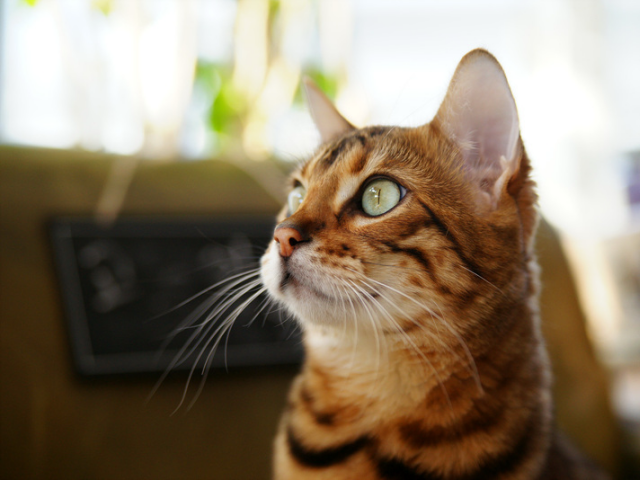
#> input picture start to book/images/cat.bmp, 640 x 480 px, found by its file name
$ python canny.py
#> lines starting #> are read from the running program, lines starting #| are printed output that depends on the picture; after the words box and inside, x2 and y2 are one past the last pixel; in counts of white or black regions, pixels touching at a corner belong together
import cv2

# 엣지 검출을 최적화 문제 관점으로 접근
# 가우시안 필터링, 그레디언트 계산, 비최대 억제, 엣지 트레킹

def cannyEdge():
    src = cv2.imread("images/cat.bmp", cv2.IMREAD_GRAYSCALE)
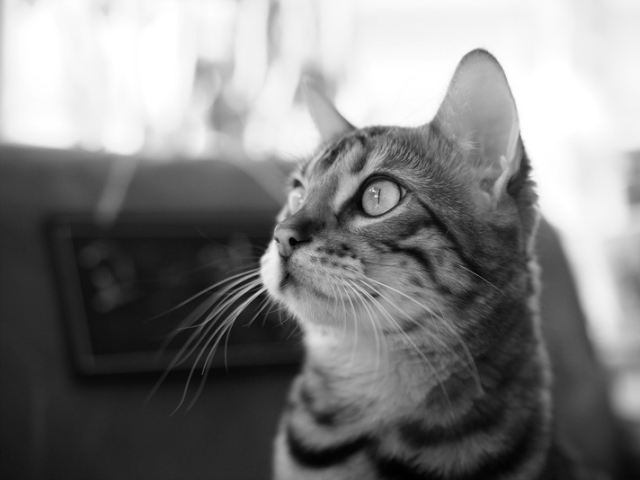
#> src: shape (480, 640); min 0, max 255, mean 127.8

    if src is None:
        print("Image can't load")
        return

    dst1 = cv2.Canny(src, 50, 100)
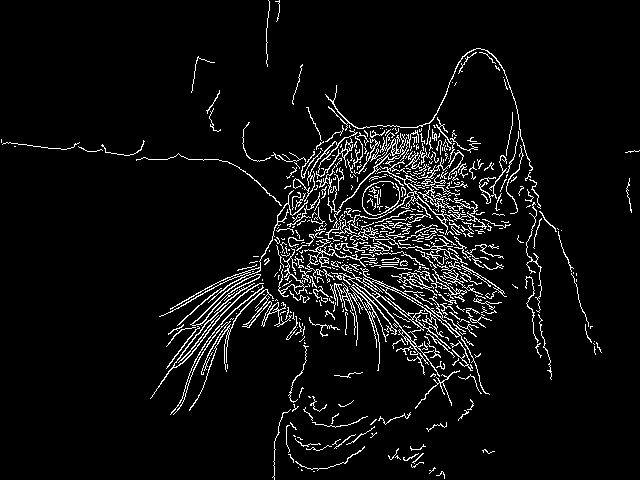
#> dst1: shape (480, 640); 5.8% white in thin lines or dots
    dst2 = cv2.Canny(src, 50 ,150)
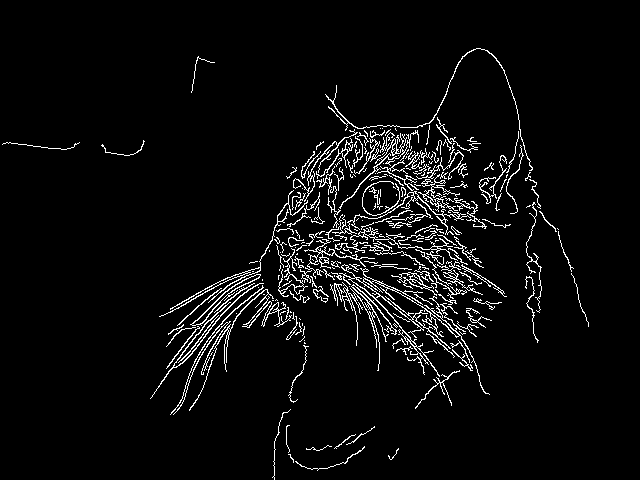
#> dst2: shape (480, 640); 4.6% white in thin lines or dots, all inside (x1, y1, x2, y2) = (2, 48, 589, 480)

    cv2.imshow("src", src)
    cv2.imshow("dst1", dst1)
    cv2.imshow("dst2", dst2)
    cv2.waitKey()
    cv2.destroyAllWindows()


cannyEdge()

$ run again, with start to book/images/airplane.bmp copied over start to book/images/cat.bmp
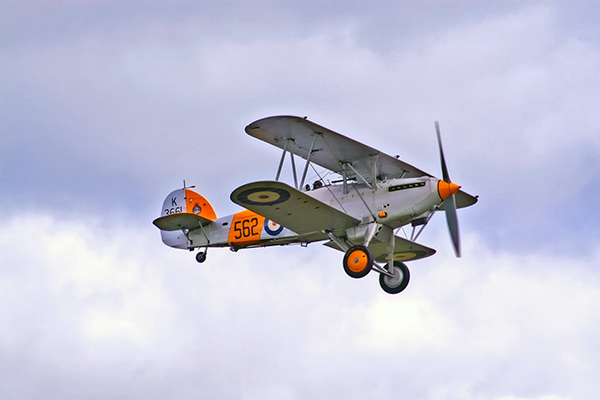
#> input picture start to book/images/airplane.bmp, 600 x 400 px, found by its file name
#> in cannyEdge, `dst1 = cv2.Canny(src, 50, 100)`:
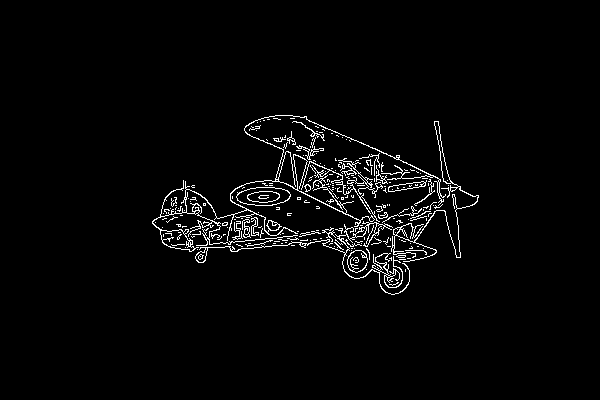
#> dst1: shape (400, 600); 2.7% white in thin lines or dots, all inside (x1, y1, x2, y2) = (152, 115, 479, 295)
#> in cannyEdge, `dst2 = cv2.Canny(src, 50 ,150)`:
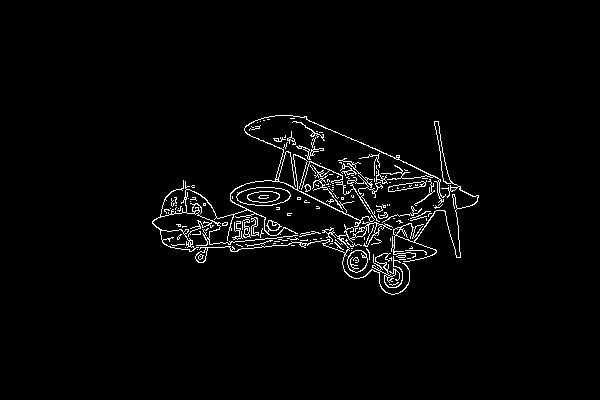
#> dst2: shape (400, 600); 2.6% white in thin lines or dots, all inside (x1, y1, x2, y2) = (152, 115, 479, 295)

$ run again, with start to book/images/card.bmp copied over start to book/images/cat.bmp
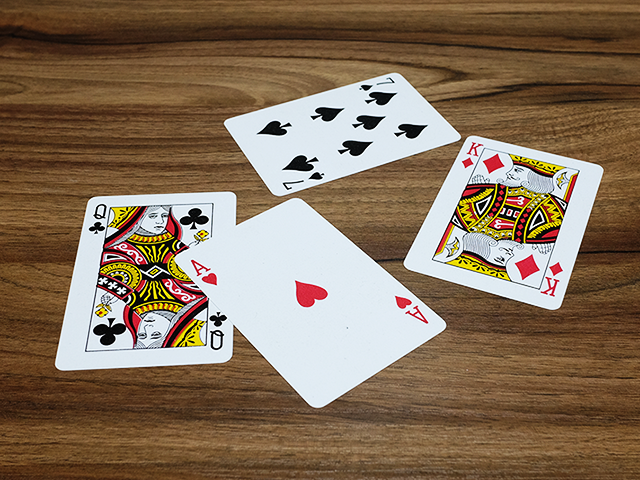
#> input picture start to book/images/card.bmp, 640 x 480 px, found by its file name
#> in cannyEdge, `dst1 = cv2.Canny(src, 50, 100)`:
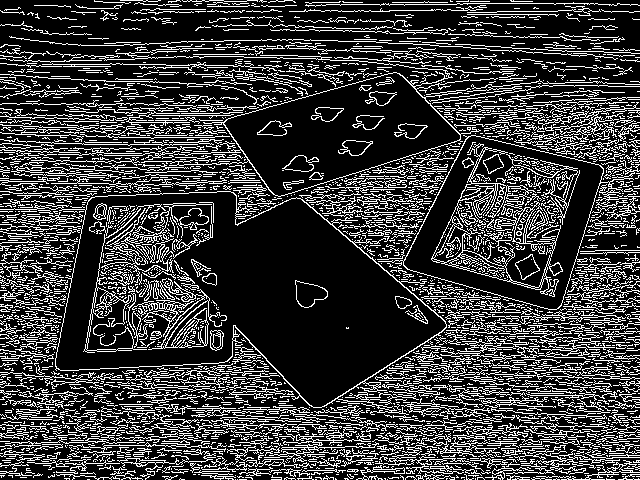
#> dst1: shape (480, 640); 23.4% white in thin lines or dots
#> in cannyEdge, `dst2 = cv2.Canny(src, 50 ,150)`:
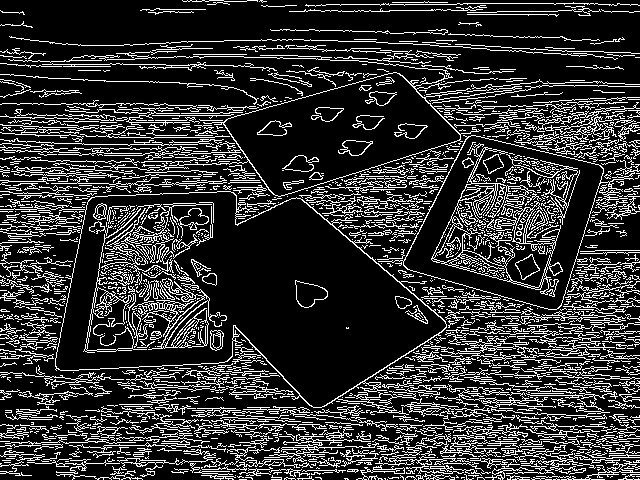
#> dst2: shape (480, 640); 20% white in thin lines or dots

$ run again, with start to book/images/circuit.bmp copied over start to book/images/cat.bmp
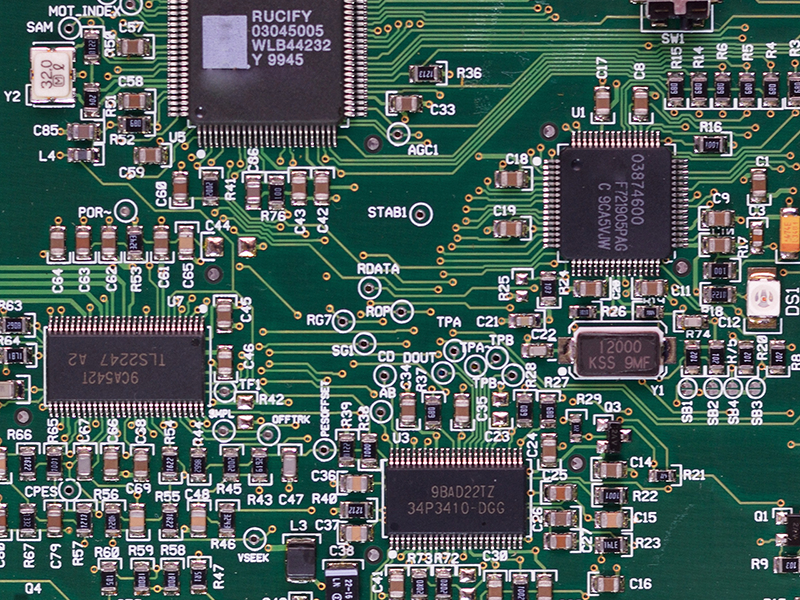
#> input picture start to book/images/circuit.bmp, 800 x 600 px, found by its file name
#> in cannyEdge, `dst1 = cv2.Canny(src, 50, 100)`:
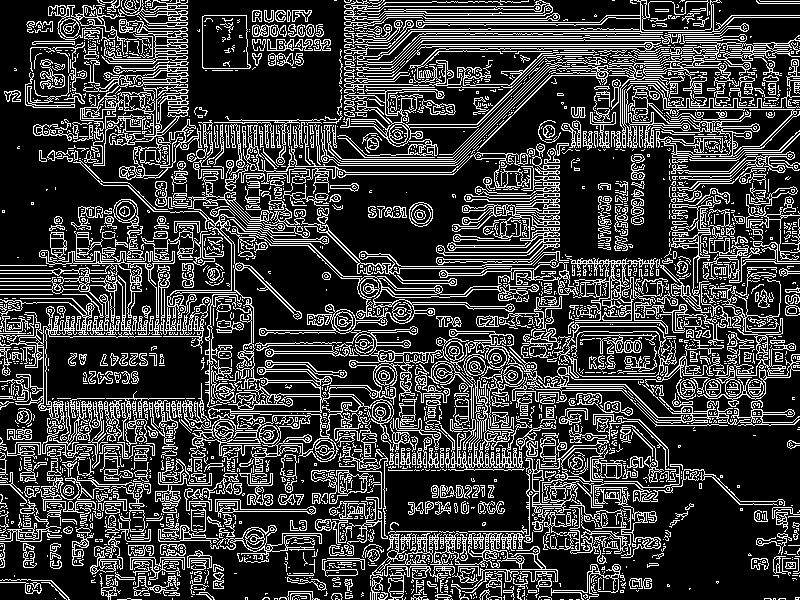
#> dst1: shape (600, 800); 24.1% white in thin lines or dots
#> in cannyEdge, `dst2 = cv2.Canny(src, 50 ,150)`:
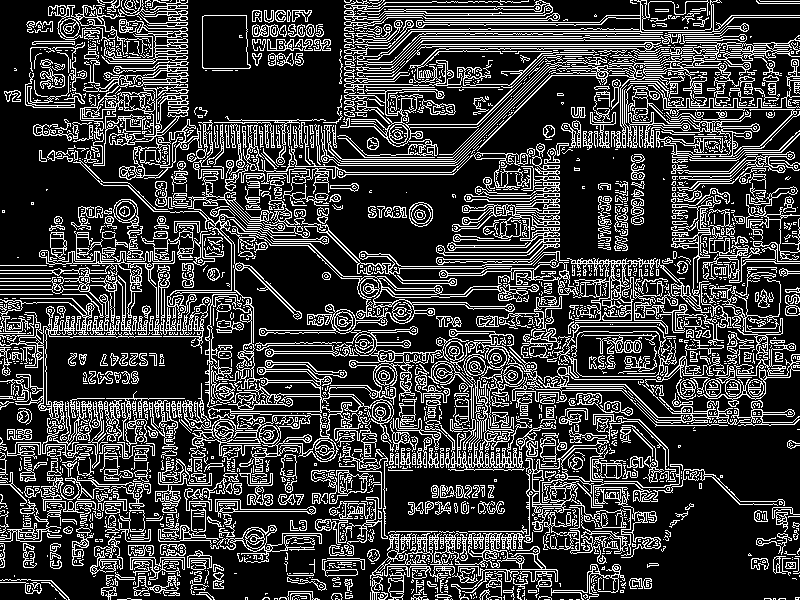
#> dst2: shape (600, 800); 23.7% white in thin lines or dots
